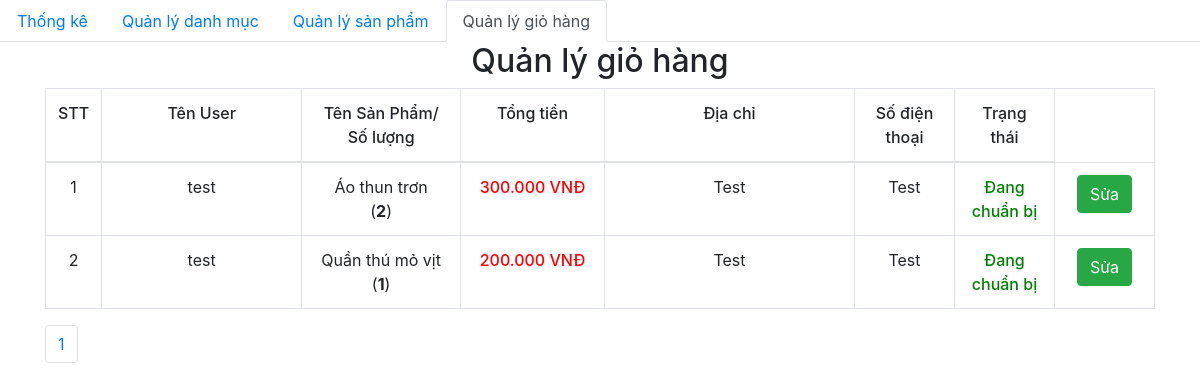
Screenshot of /admin/dashboard.php with the database file from the repository.
### tables this page shows
CREATE TABLE `order_details` (
  `id` int(11) NOT NULL,
  `order_id` int(11) NOT NULL,
  `id_user` int(11) NOT NULL,
  `product_id` int(11) NOT NULL,
  `num` int(11) NOT NULL,
  `price` int(11) NOT NULL,
  `status` varchar(255) NOT NULL
);

CREATE TABLE `orders` (
  `id` int(11) NOT NULL,
  `fullname` varchar(255) NOT NULL,
  `phone` varchar(11) NOT NULL,
  `address` varchar(255) NOT NULL,
  `note` varchar(255) NOT NULL,
  `order_date` datetime NOT NULL
);

CREATE TABLE `product` (
  `id` int(11) NOT NULL,
  `title` varchar(255) NOT NULL,
  `price` float NOT NULL,
  `num` int(11) NOT NULL,
  `thumbnail` varchar(255) NOT NULL,
  `content` longtext NOT NULL,
  `id_category` int(11) NOT NULL
);

### database/dbhelper.php (called while the page is built, shortened)
<?php
function executeResult($sql)
{
	$conn = mysqli_connect(HOST, USERNAME, PASSWORD, DATABASE);
	$query = mysqli_query($conn, $sql);
	$data   = [];
	while ($row = mysqli_fetch_array($query, 1)) {
		$data[] = $row;
	}
	return $data;
}

### admin/dashboard.php (the view, shortened to what this page needs)
<?php require_once('../database/dbhelper.php'); ?>
<!DOCTYPE html>
<html>
<head>
    <link rel="stylesheet" href="https://maxcdn.bootstrapcdn.com/bootstrap/4.4.1/css/bootstrap.min.css">
    <link href="https://cdn.jsdelivr.net/npm/summernote@0.8.18/dist/summernote.min.css" rel="stylesheet">
</head>
<body>
    <ul class="nav nav-tabs">
        <li class="nav-item">
            <a class="nav-link" href="category/index.php">Thống kê</a>
        </li>
        <li class="nav-item">
            <a class="nav-link" href="category/index.php">Quản lý danh mục</a>
        </li>
        <li class="nav-item">
            <a class="nav-link" href="product/">Quản lý sản phẩm</a>
        </li>
        <li class="nav-item ">
            <a class="nav-link active" href="dashboard.php">Quản lý giỏ hàng</a>
        </li>
    </ul>
    <div class="container">
        <div class="panel panel-primary">
            <div class="panel-heading">
                <h2 class="text-center">Quản lý giỏ hàng</h2>
            </div>
            <div class="panel-body">
                <form action="" method="POST">
                    <table class="table table-bordered table-hover">
                        <thead>
                            <tr style="font-weight: 500;text-align: center;">
                                <td width="50px">STT</td>
                                <td width="200px">Tên User</td>
                                <td>Tên Sản Phẩm/<br>Số lượng</td>
                                <td>Tổng tiền</td>
                                <td width="250px">Địa chỉ</td>
                                <td>Số điện thoại</td>
                                <td>Trạng thái</td>
                            </tr>
                        </thead>
                        <tbody>
                            <?php
                            try {
                                if (isset($_GET['page'])) {
                                    $page = $_GET['page'];
                                } else {
                                    $page = 1;
                                }
                                $limit = 10;
                                $start = ($page - 1) * $limit;
                                $sql = "SELECT *,order_details.num as numdetails from orders, order_details, product
                                where order_details.order_id=orders.id and product.id=order_details.product_id ORDER BY order_date DESC limit $start,$limit ";
                                $order_details_List = executeResult($sql);
                                $count = 0;
                                foreach ($order_details_List as $item) {
                                    $total = $item['numdetails']*$item['price'];
                                    echo '
                                        <tr style="text-align: center;">
                                            <td width="50px">' . (++$count) . '</td>
                                            <td style="text-align:center">' . $item['fullname'] . '</td>
                                            <td>' . $item['title'] . '<br>(<strong>' . $item['numdetails'] . '</strong>)</td>
                                            <td class="b-500 red">' . number_format($total, 0, ',', '.') . '<span> VNĐ</span></td>
                                            <td width="100px">' . $item['address'] . '</td>
                                            <td width="100px">' . $item['phone'] . '</td>
                                            <td width="100px" class="green b-500">' . $item['status'] . '</td>
                                            <td width="100px">
                                                <a href="edit.php?order_id=' . $item['order_id'] . '" class="btn btn-success">Sửa</a>
                                            </td>
                                        </tr>
                                    ';
                                }
                            } catch (Exception $e) {
                                die("Lỗi thực thi sql: " . $e->getMessage());
                            }
                            ?>
                        </tbody>
                    </table>
                </form>
            </div>
            <ul class="pagination">
                <?php
                $sql = "SELECT * from orders, order_details, product
                where order_details.order_id=orders.id and product.id=order_details.product_id";
                $conn = mysqli_connect(HOST, USERNAME, PASSWORD, DATABASE);
                $result = mysqli_query($conn, $sql);
                $current_page = 0;
                if (mysqli_num_rows($result)) {
                    $numrow = mysqli_num_rows($result);
                    $current_page = ceil($numrow / 10);
                }
                for ($i = 1; $i <= $current_page; $i++) {
                    if ($i == $current_page) {
                        echo '
            <li class="page-item"><a class="page-link" href="?page=' . $i . '">' . $i . '</a></li>';
                    } else {
                        echo '
            <li class="page-item"><a class="page-link" href="?page=' . $i . '">' . $i . '</a></li>
                    ';
                    }
                }
                ?>
            </ul>
        </div>
    </div>
</body>
</html>

### admin/dashboard.php (style rules this page uses)
.b-500 { font-weight: 500; }
.red { color: red; }
.green { color: green; }

### rows the page displays
order_details: order.fullname "test", product.title "Áo thun trơn", num "2", num.price "300.000", order.address "Test", order.phone "Test", status "Đang chuẩn bị"
order_details: order.fullname "test", product.title "Quần thú mỏ vịt", num "1", num.price "200.000", order.address "Test", order.phone "Test", status "Đang chuẩn bị"
